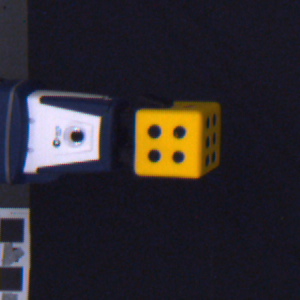
#> input picture Camera/calibration/img_00.png, 300 x 300 px
$ python -i label_data.py   (imports and definitions only)
#> lines starting #> are read from the running program, lines starting #| are printed output that depends on the picture; after the words box and inside, x2 and y2 are one past the last pixel; in counts of white or black regions, pixels touching at a corner belong together
import random
import shutil
from pathlib import Path

import cv2 as cv
import numpy as np

IMAGES_DIR = Path(r"C:\Users\natha\Documents\robotics_line\camera\calibration\dataset_full\dataset")
OUTPUT_COMBINED = Path(r"C:\Users\natha\Documents\robotics_line\Camera\calibration\output\combined")
# [1 line not run here, left out]
DATASET_DIR = Path(r"C:\Users\natha\Documents\robotics_line\camera\calibration\dataset\images")

HSV_THRESH = (124, 93, 0, 255, 255, 96)
# HSV_MAX = (HSV_THRESH[0], HSV_THRESH[1], HSV_THRESH[2])
# HSV_MIN = (HSV_THRESH[3], HSV_THRESH[4], HSV_THRESH[5])
HSV_MIN = np.array([6, 30, 72])
HSV_MAX = np.array([70, 255, 255])

def _get_area(bound_rect):
    x1 = bound_rect[0]
    y1 = bound_rect[1]

    x2 = bound_rect[0] + bound_rect[2]
    y2 = bound_rect[1] + bound_rect[3]
    w1 = x1-x2
    h1 = y1-y2
    area = w1*h1
    return area

def get_bounding_box(path: Path):

    # This function should return the bounding box of the object in the image
#> called with path = 'img_00.png'
    img = cv.imread(str(path), cv.IMREAD_COLOR_BGR)
#> img is the input picture: shape (300, 300, 3); mean B, G, R 45.6, 40.7, 45
    # cv.imshow("original", img)
    image_hsv = cv.cvtColor(img, cv.COLOR_BGR2HSV)
#> image_hsv: shape (300, 300, 3); mean H, S, V 115.2, 97.3, 56.6
    # cv.imshow("hsv", image_hsv)
    image_mask = cv.inRange(image_hsv, HSV_MIN, HSV_MAX)
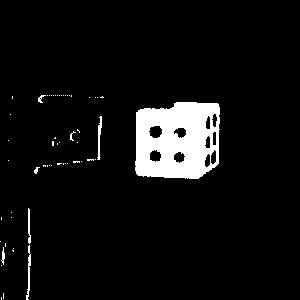
#> image_mask: shape (300, 300); 6.4% white; 57 white regions (49 under 20 px), largest, box (x1, y1, x2, y2) and area: (135, 102, 220, 179) 5230, (26, 245, 31, 300) 117, (97, 116, 102, 160) 105
    # cv.imshow("mask", image_mask)
    m1 = cv.Canny(image_mask, 10, 20)
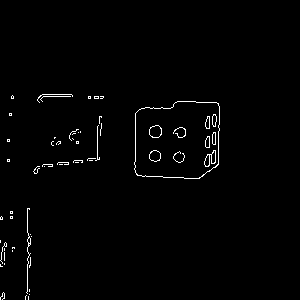
#> m1: shape (300, 300); 1.3% white in thin lines or dots, all inside (x1, y1, x2, y2) = (0, 94, 220, 300)
    contours, hierarchy = cv.findContours(
        m1, cv.RETR_EXTERNAL, cv.CHAIN_APPROX_SIMPLE
    )
#> contours = 51 contours, 49 with area under 20; largest, box (x1, y1, x2, y2) and area: (134, 101, 220, 179) 5898, (26, 208, 31, 294) 20
    # cv.imshow("canny",m1)
    height, width, channels = img.shape
#> height = 300; width = 300; channels = 3

    output = img.copy()

    bound_rect: list[cv.typing.Rect] = []
    for i, c in enumerate(contours):

        contours_poly = cv.approxPolyDP(c, 3, True)
        bound_rect.append(cv.boundingRect(contours_poly))
#> this loop made 51 passes
#> contours_poly on passes 3, 4, 6, 8, 9, 12, 13, 15, 16, 18, 20, 21: [[29, 294]], [[3, 292], [4, 298], [3, 292], [0, 299]], [[0, 264]], [[30, 257], [29, 267]], [[4, 252], [4, 260]], [[12, 247]], [[5, 242], [2, 263]], [[31, 236]], [[30, 234]], [[1, 216], [0, 219]], [[29, 208], [27, 293]], [[44, 166]]
#> c on passes 1, 5, 7, 10, 11, 14: [[28, 296], [28, 299]], [[29, 289], [29, 291]], [[4, 263], [4, 264]], [[12, 250], [12, 251]], [[4, 248], [4, 250]], [[0, 240], [0, 242]]
#> after the loop, bound_rect = 51 items, first 6: (28, 296, 1, 1), (25, 295, 2, 5), (29, 294, 1, 1), (0, 292, 5, 8), (29, 289, 1, 1), (0, 264, 1, 1)

    if len(bound_rect) > 1:
        bound_rect = sorted(bound_rect, key=_get_area, reverse=True)
#> bound_rect = 51 items, first 6: (135, 101, 84, 78), (27, 208, 3, 86), (37, 94, 36, 7), (95, 125, 5, 36), (40, 96, 31, 4), (70, 129, 9, 12)
        # cv.imshow("original", img)
        # cv.imshow("hsv", image_hsv)
        # cv.imshow("mask", image_mask)
        # cv.imshow("canny",m1)
        # # for i in range(len(bound_rect)):
        # #     print(int(bound_rect[i][0]), int(bound_rect[i][1]))
        # #     cv.rectangle(
        # #         output,
        # #         # p1,p2
        # #         (int(bound_rect[i][0])-5, int(bound_rect[i][1])-5),
        # #         (
        # #             int(bound_rect[i][0] + bound_rect[i][2])+5,
        # #             int(bound_rect[i][1] + bound_rect[i][3])+5,
        # #         ),
        # #         (0, 0, 0),
        # #         2,
        # #     )
        # # cv.imshow("output", output)
        # cv.waitKey(-1)
    elif len(bound_rect) == 0:
        cv.imshow("original", img)
        cv.imshow("hsv", image_hsv)
        cv.imshow("mask", image_mask)
        cv.imshow("canny",m1)
        cv.waitKey(-1)
        raise ValueError("No contours found in image")


    x1 = bound_rect[0][0]-5
#> x1 = 130
    y1 = bound_rect[0][1]-5
#> y1 = 96

    x2 = bound_rect[0][0]+5 + bound_rect[0][2]+5
#> x2 = 229
    y2 = bound_rect[0][1]+5 + bound_rect[0][3]+5
#> y2 = 189
    w1 = x2-x1
#> w1 = 99
    h1 = y2-y1
#> h1 = 93
    area = w1*h1
#> area = 9207
    # [5 lines of commented-out code are left out]
    cv.rectangle(
        output,
        # p1,p2
        (int(x1), int(y1)),
        (int(x2), int(y2)),
        (0, 0, 0),
        2,
    )
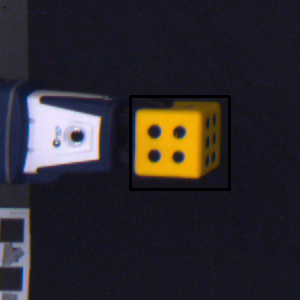
#> output: shape (300, 300, 3); 1.28% of pixels changed, all inside (x1, y1, x2, y2) = (129, 95, 231, 191)
    center_x, center_y = ( np.average([x1/width, x2/width]), np.average([y1/height, y2/height]))
#> center_x = 0.598; center_y = 0.475
    cv.imshow("output", output)
    if area < 5000:
        cv.imshow("output", output)
        cv.waitKey(0)
    # Yolo wants class_id x_center y_center width height all normalized
    cords = f"{center_x:.6f} {center_y:.6f} {w1/width:.6f} {h1/height:.6f}"
#> cords = '0.598333 0.475000 0.330000 0.310000'
    return cords


# [104 lines left out: functions label_images, shuffle, not called in this run]

# [2 lines not run here, left out]

# [5 lines of commented-out code are left out]

>>> result = get_bounding_box('img_00.png')
#> result = '0.598333 0.475000 0.330000 0.310000'
